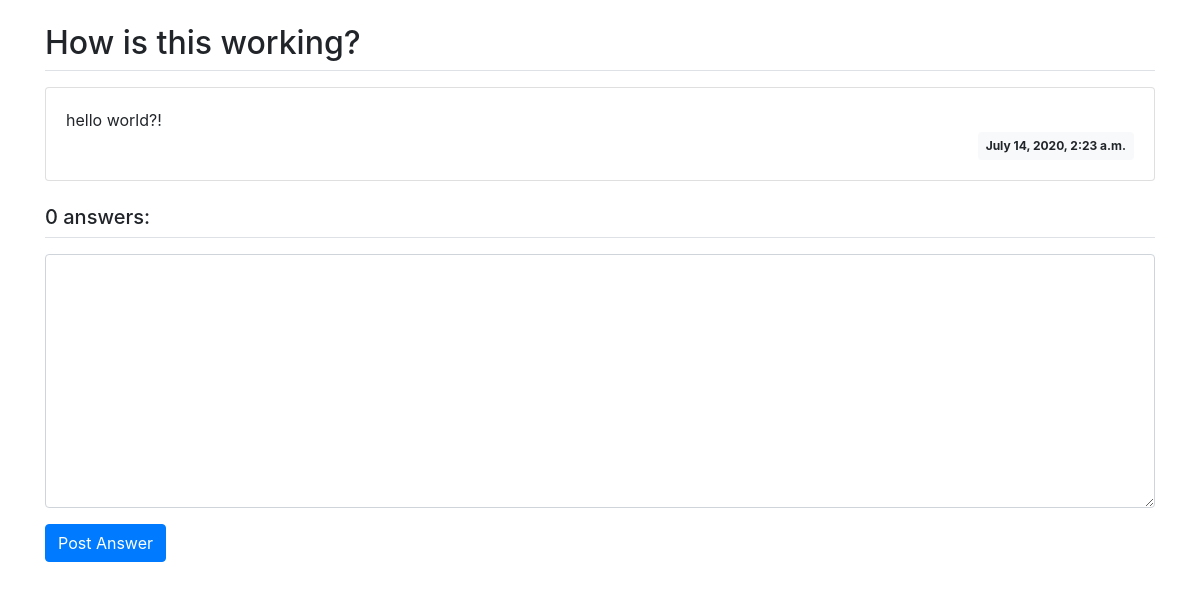
Page /pybo/3/ on the earlier database version.
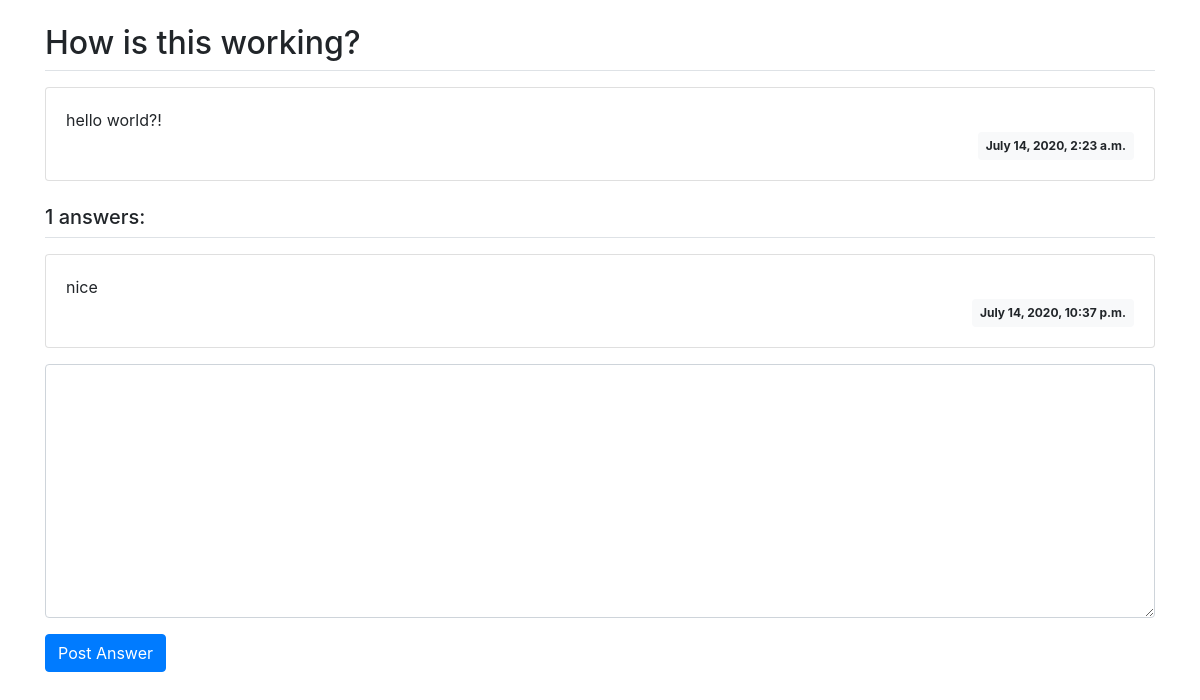
Same page on the later database version.
### pybo/models.py (models this page shows, shortened)
class Question(models.Model):
    subject = models.CharField(max_length=200)
    content = models.TextField()
    create_date = models.DateTimeField()

class Answer(models.Model):
    question = models.ForeignKey(Question, on_delete=models.CASCADE)
    content = models.TextField()
    create_date = models.DateTimeField()

### pybo/views.py (the view)
# urls.py: path('<int:question_id>/', views.detail, name='detail'),
def detail(request, question_id):
    question = get_object_or_404(Question, pk=question_id)
    context = {'question': question}
    return render(request, 'pybo/question_detail.html', context)

### templates/pybo/question_detail.html (shortened to what this page needs)
{% load static %}
{% load static %}
<link rel="stylesheet" type="text/css" href="{% static 'bootstrap.min.css' %}">
<div class="container my-3">
    <h2 class="border-bottom py-2">{{ question.subject }}</h2>
    <div class="card my-3">
        <div class="card-body">
            <div class="card-text" style="white-space: pre-line;">{{ question.content }}</div>
            <div class="d-flex justify-content-end">
                <div class="badge badge-light p-2">
                    {{ question.create_date }}
                </div>
            </div>
        </div>
    </div>
    <h5 class="border-bottom my-3 py-2">{{question.answer_set.count}} answers:</h5>
    {% for answer in question.answer_set.all %}
    <div class="card my-3">
        <div class="card-body">
            <div class="card-text" style="white-space: pre-line;">{{ answer.content }}</div>
            <div class="d-flex justify-content-end">
                <div class="badge badge-light p-2">
                    {{ answer.create_date }}
                </div>
            </div>
        </div>
    </div>
    {% endfor %}
    <form action="{% url 'pybo:answer_create' question.id %}" method="post" class="my-3">
        <div class="form-group">
            <textarea name="content" id="content" class="form-control" rows="10"></textarea>
        </div>
        <input type="submit" value="Post Answer" class="btn btn-primary">
    </form>
</div>

Differences in the rows shown:
computed for Question "How is this working?": answer_set.count "0" → "1"
added Answer: content "nice", create_date "July 14, 2020, 10:37 p.m."
